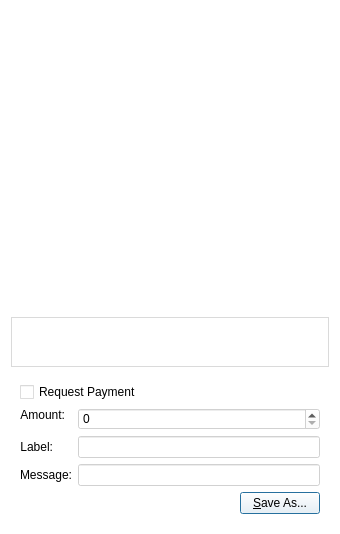
<?xml version="1.0" encoding="UTF-8"?>
<ui version="4.0">
 <class>QRCodeDialog</class>
 <widget class="QDialog" name="QRCodeDialog">
  <property name="geometry">
   <rect>
    <x>0</x>
    <y>0</y>
    <width>340</width>
    <height>530</height>
   </rect>
  </property>
  <property name="windowTitle">
   <string>QR Code Dialog</string>
  </property>
  <property name="styleSheet">
   <string notr="true">background-color: rgb(255, 255, 255,160);
color: rgb(0, 0, 0);</string>
  </property>
  <layout class="QVBoxLayout" name="verticalLayout_3">
   <item>
    <widget class="QLabel" name="lblQRCode">
     <property name="sizePolicy">
      <sizepolicy hsizetype="Expanding" vsizetype="Expanding">
       <horstretch>0</horstretch>
       <verstretch>0</verstretch>
      </sizepolicy>
     </property>
     <property name="minimumSize">
      <size>
       <width>300</width>
       <height>300</height>
      </size>
     </property>
     <property name="textFormat">
      <enum>Qt::PlainText</enum>
     </property>
     <property name="alignment">
      <set>Qt::AlignCenter</set>
     </property>
     <property name="wordWrap">
      <bool>true</bool>
     </property>
    </widget>
   </item>
   <item>
    <widget class="QPlainTextEdit" name="outUri">
     <property name="sizePolicy">
      <sizepolicy hsizetype="Expanding" vsizetype="Minimum">
       <horstretch>0</horstretch>
       <verstretch>0</verstretch>
      </sizepolicy>
     </property>
     <property name="minimumSize">
      <size>
       <width>0</width>
       <height>50</height>
      </size>
     </property>
     <property name="tabChangesFocus">
      <bool>true</bool>
     </property>
     <property name="textInteractionFlags">
      <set>Qt::TextSelectableByKeyboard|Qt::TextSelectableByMouse</set>
     </property>
    </widget>
   </item>
   <item>
    <widget class="QWidget" name="widget" native="true">
     <layout class="QVBoxLayout" name="verticalLayout_2">
      <item>
       <widget class="QCheckBox" name="chkReqPayment">
        <property name="enabled">
         <bool>true</bool>
        </property>
        <property name="text">
         <string>Request Payment</string>
        </property>
       </widget>
      </item>
      <item>
       <layout class="QFormLayout" name="formLayout">
        <property name="fieldGrowthPolicy">
         <enum>QFormLayout::AllNonFixedFieldsGrow</enum>
        </property>
        <item row="1" column="0">
         <widget class="QLabel" name="lblLabel">
          <property name="text">
           <string>Label:</string>
          </property>
          <property name="textFormat">
           <enum>Qt::PlainText</enum>
          </property>
          <property name="alignment">
           <set>Qt::AlignRight|Qt::AlignTrailing|Qt::AlignVCenter</set>
          </property>
          <property name="buddy">
           <cstring>lnLabel</cstring>
          </property>
         </widget>
        </item>
        <item row="1" column="1">
         <widget class="QLineEdit" name="lnLabel"/>
        </item>
        <item row="2" column="0">
         <widget class="QLabel" name="lblMessage">
          <property name="text">
           <string>Message:</string>
          </property>
          <property name="textFormat">
           <enum>Qt::PlainText</enum>
          </property>
          <property name="alignment">
           <set>Qt::AlignRight|Qt::AlignTrailing|Qt::AlignVCenter</set>
          </property>
          <property name="buddy">
           <cstring>lnMessage</cstring>
          </property>
         </widget>
        </item>
        <item row="2" column="1">
         <widget class="QLineEdit" name="lnMessage"/>
        </item>
        <item row="0" column="0">
         <widget class="QLabel" name="lblAmount">
          <property name="sizePolicy">
           <sizepolicy hsizetype="Preferred" vsizetype="Maximum">
            <horstretch>0</horstretch>
            <verstretch>0</verstretch>
           </sizepolicy>
          </property>
          <property name="text">
           <string>Amount:</string>
          </property>
          <property name="textFormat">
           <enum>Qt::PlainText</enum>
          </property>
          <property name="alignment">
           <set>Qt::AlignRight|Qt::AlignTrailing|Qt::AlignVCenter</set>
          </property>
          <property name="buddy">
           <cstring>lnReqAmount</cstring>
          </property>
         </widget>
        </item>
        <item row="0" column="1">
         <widget class="BitcoinAmountField" name="lnReqAmount">
          <property name="enabled">
           <bool>false</bool>
          </property>
          <property name="minimumSize">
           <size>
            <width>80</width>
            <height>0</height>
           </size>
          </property>
         </widget>
        </item>
       </layout>
      </item>
      <item>
       <layout class="QHBoxLayout" name="horizontalLayout">
        <item>
         <spacer name="horizontalSpacer">
          <property name="orientation">
           <enum>Qt::Horizontal</enum>
          </property>
          <property name="sizeHint" stdset="0">
           <size>
            <width>40</width>
            <height>20</height>
           </size>
          </property>
         </spacer>
        </item>
        <item>
         <widget class="QPushButton" name="btnSaveAs">
          <property name="text">
           <string>&amp;Save As...</string>
          </property>
         </widget>
        </item>
       </layout>
      </item>
     </layout>
    </widget>
   </item>
  </layout>
 </widget>
 <customwidgets>
  <customwidget>
   <class>BitcoinAmountField</class>
   <extends>QSpinBox</extends>
   <header>bitcoinamountfield.h</header>
   <container>1</container>
  </customwidget>
 </customwidgets>
 <resources/>
 <connections>
  <connection>
   <sender>chkReqPayment</sender>
   <signal>clicked(bool)</signal>
   <receiver>lnReqAmount</receiver>
   <slot>setEnabled(bool)</slot>
   <hints>
    <hint type="sourcelabel">
     <x>92</x>
     <y>285</y>
    </hint>
    <hint type="destinationlabel">
     <x>98</x>
     <y>311</y>
    </hint>
   </hints>
  </connection>
 </connections>
</ui>
